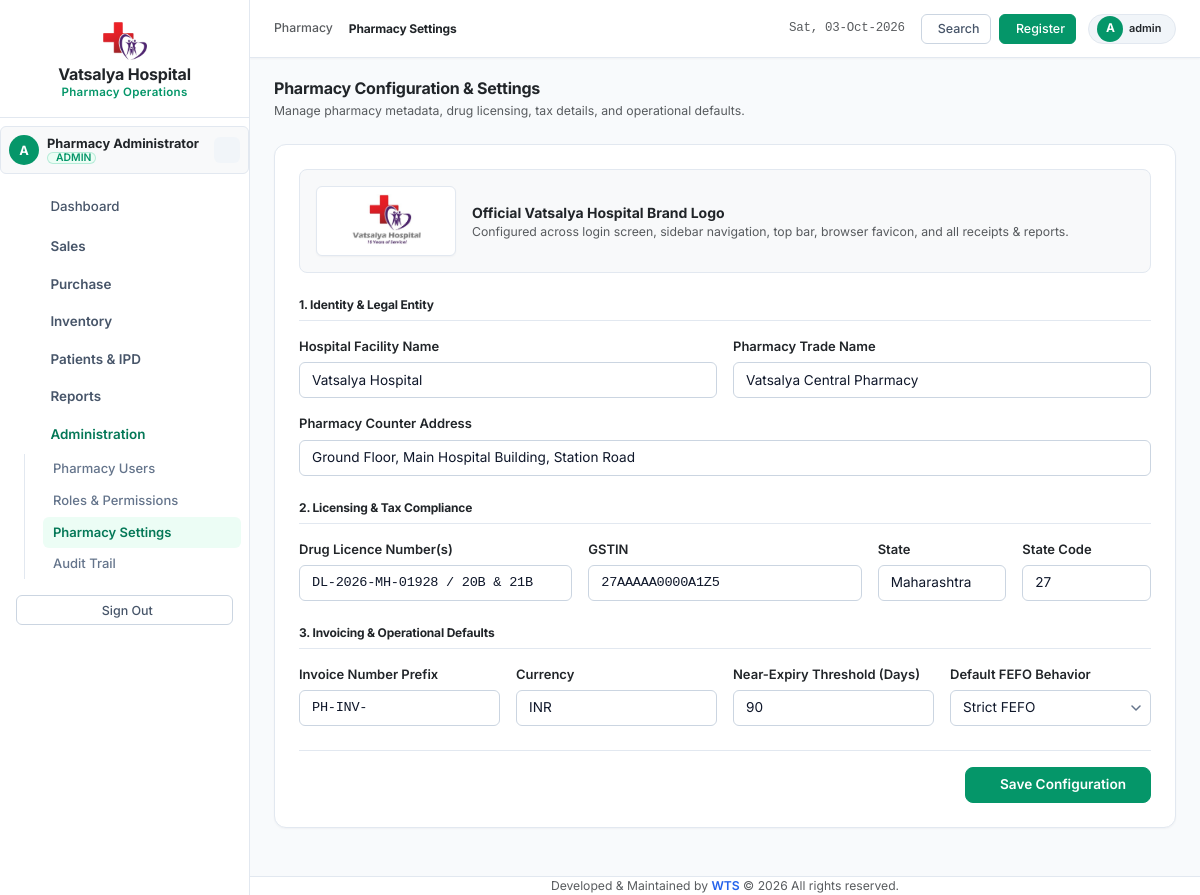
The app's page /modules/admin/settings.php (signed in) with its own data.
### tables this page shows
CREATE TABLE `pharmacy_settings` (
  `id` int(11) NOT NULL AUTO_INCREMENT,
  `setting_key` varchar(100) NOT NULL,
  `setting_value` text DEFAULT NULL,
  `setting_type` varchar(50) NOT NULL DEFAULT 'string',
  `description` text DEFAULT NULL,
  `updated_by` int(11) DEFAULT NULL,
  `updated_at` datetime NOT NULL DEFAULT current_timestamp() ON UPDATE current_timestamp(),
  PRIMARY KEY (`id`),
  UNIQUE KEY `setting_key` (`setting_key`)
);

### app/Services/ConfigService.php (called while the page is built, shortened)
<?php
class ConfigService
{
    private PDO $pdo;
    public function __construct(PDO $pdo)
    {
        $this->pdo = $pdo;
    }
    public function getAll(): array
    {
        $stmt = $this->pdo->query("SELECT setting_key, setting_value, setting_type, description, updated_at FROM pharmacy_settings ORDER BY id ASC");
        $rows = $stmt->fetchAll();
        $result = [];
        foreach ($rows as $r) {
            $result[$r['setting_key']] = [
                'value'       => $this->castValue($r['setting_value'], $r['setting_type']),
                'raw_value'   => $r['setting_value'],
                'type'        => $r['setting_type'],
                'description' => $r['description'],
                'updated_at'  => $r['updated_at']
            ];
        }
        return $result;
    }
    private function castValue(?string $val, string $type)
    {
        switch (strtolower($type)) {
            case 'number':
            case 'int':
            case 'integer':
                return is_numeric($val) ? (int)$val : 0;
            case 'boolean':
            case 'bool':
                return in_array(strtolower($val), ['1', 'true', 'yes', 'on'], true);
            case 'json':
            case 'array':
                $decoded = json_decode($val, true);
                return json_last_error() === JSON_ERROR_NONE ? $decoded : [];
            default:
                return $val;
        }
    }
}

### includes/functions.php (called while the page is built, shortened)
<?php
if (!function_exists('sanitize')) {
    function sanitize(?string $val): string
    {
        return htmlspecialchars(trim($val ?? ''), ENT_QUOTES, 'UTF-8');
    }
}

### modules/admin/settings.php (the view, shortened to what this page needs)
<?php
require_once __DIR__ . '/../../config/session.php';
require_once __DIR__ . '/../../includes/functions.php';
require_once __DIR__ . '/../../app/Services/ConfigService.php';
$configService = new ConfigService($pdo);
$settings = $configService->getAll();
include __DIR__ . '/../../includes/header.php';
include __DIR__ . '/../../includes/sidebar.php';
include __DIR__ . '/../../includes/navbar.php';
?>
<div class="mb-4">
    <h4 class="fw-bold mb-1 text-dark">
        <i class="ti ti-settings text-emerald me-1.5"></i> Pharmacy Configuration &amp; Settings
    </h4>
    <p class="text-muted small mb-0">Manage pharmacy metadata, drug licensing, tax details, and operational defaults.</p>
</div>
<div class="card card-custom p-4">
    <div class="p-3 bg-light rounded-3 mb-4 d-flex align-items-center gap-3 border">
        <div class="bg-white p-2 rounded-2 border shadow-xs d-flex align-items-center justify-content-center" style="min-width: 140px; height: 70px;">
            <img src="<?= BASE_URL ?>assets/images/vatsalya_logo.png" alt="Vatsalya Logo" style="max-height: 55px; max-width: 130px; object-fit: contain;">
        </div>
        <div>
            <div class="fw-bold text-dark mb-0">Official Vatsalya Hospital Brand Logo</div>
            <div class="text-muted small">Configured across login screen, sidebar navigation, top bar, browser favicon, and all receipts &amp; reports.</div>
        </div>
    </div>
    <form method="POST" autocomplete="off">
        <h6 class="fw-bold text-dark mb-3 border-bottom pb-2">1. Identity &amp; Legal Entity</h6>
        <div class="row g-3 mb-4">
            <div class="col-md-6">
                <label class="form-label small fw-semibold text-dark">Hospital Facility Name</label>
                <input type="text" name="hospital_name" class="form-control" value="<?= sanitize($settings['hospital_name']['value'] ?? '') ?>" required>
            </div>
            <div class="col-md-6">
                <label class="form-label small fw-semibold text-dark">Pharmacy Trade Name</label>
                <input type="text" name="pharmacy_name" class="form-control" value="<?= sanitize($settings['pharmacy_name']['value'] ?? '') ?>" required>
            </div>
            <div class="col-12">
                <label class="form-label small fw-semibold text-dark">Pharmacy Counter Address</label>
                <input type="text" name="pharmacy_address" class="form-control" value="<?= sanitize($settings['pharmacy_address']['value'] ?? '') ?>" required>
            </div>
        </div>
        <h6 class="fw-bold text-dark mb-3 border-bottom pb-2">2. Licensing &amp; Tax Compliance</h6>
        <div class="row g-3 mb-4">
            <div class="col-md-4">
                <label class="form-label small fw-semibold text-dark">Drug Licence Number(s)</label>
                <input type="text" name="drug_licence_number" class="form-control font-monospace" value="<?= sanitize($settings['drug_licence_number']['value'] ?? '') ?>" required>
            </div>
            <div class="col-md-4">
                <label class="form-label small fw-semibold text-dark">GSTIN</label>
                <input type="text" name="gstin" class="form-control font-monospace" value="<?= sanitize($settings['gstin']['value'] ?? '') ?>" required>
            </div>
            <div class="col-md-2">
                <label class="form-label small fw-semibold text-dark">State</label>
                <input type="text" name="state" class="form-control" value="<?= sanitize($settings['state']['value'] ?? '') ?>" required>
            </div>
            <div class="col-md-2">
                <label class="form-label small fw-semibold text-dark">State Code</label>
                <input type="text" name="state_code" class="form-control" value="<?= sanitize($settings['state_code']['value'] ?? '') ?>" required>
            </div>
        </div>
        <h6 class="fw-bold text-dark mb-3 border-bottom pb-2">3. Invoicing &amp; Operational Defaults</h6>
        <div class="row g-3 mb-4">
            <div class="col-md-3">
                <label class="form-label small fw-semibold text-dark">Invoice Number Prefix</label>
                <input type="text" name="invoice_prefix" class="form-control font-monospace" value="<?= sanitize($settings['invoice_prefix']['value'] ?? 'PH-INV-') ?>" required>
            </div>
            <div class="col-md-3">
                <label class="form-label small fw-semibold text-dark">Currency</label>
                <input type="text" name="currency" class="form-control" value="<?= sanitize($settings['currency']['value'] ?? 'INR') ?>" required>
            </div>
            <div class="col-md-3">
                <label class="form-label small fw-semibold text-dark">Near-Expiry Threshold (Days)</label>
                <input type="number" name="near_expiry_warning_days" class="form-control" value="<?= sanitize($settings['near_expiry_warning_days']['value'] ?? '90') ?>" required>
            </div>
            <div class="col-md-3">
                <label class="form-label small fw-semibold text-dark">Default FEFO Behavior</label>
            </div>
        </div>
        <div class="d-flex justify-content-end gap-2 pt-3 border-top">
            <button type="submit" class="btn btn-emerald px-4 fw-semibold">
                <i class="ti ti-device-floppy me-1"></i> Save Configuration
            </button>
        </div>
    </form>
</div>
<?php
include __DIR__ . '/../../includes/footer.php';
?>

### records on screen
pharmacy_settings: hospital_name "Vatsalya Hospital"
pharmacy_settings: pharmacy_name "Vatsalya Central Pharmacy"
pharmacy_settings: pharmacy_address "Ground Floor, Main Hospital Building, Station Road"
pharmacy_settings: drug_licence_number "DL-2026-MH-01928 / 20B & 21B"
pharmacy_settings: gstin "27AAAAA0000A1Z5"
pharmacy_settings: state "Maharashtra"
pharmacy_settings: state_code "27"
pharmacy_settings: invoice_prefix "PH-INV-"
pharmacy_settings: currency "INR"
pharmacy_settings: near_expiry_warning_days "90"

### other values on screen
substr($user['username'] ?? 'P', 0, 1) "A"
$user['full_name'] "Pharmacy Administrator"
$user['role_name'] "ADMIN"
$page_title "Pharmacy Settings"
$user['username'] "admin"
